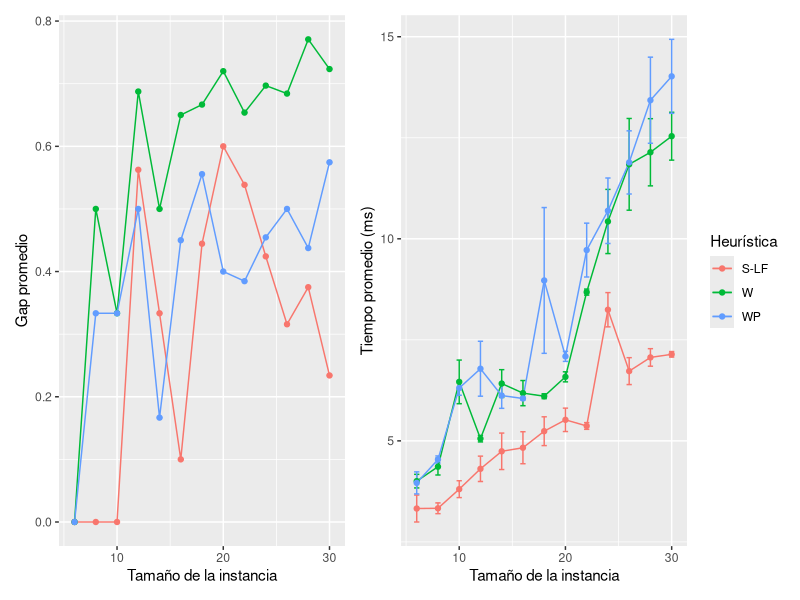
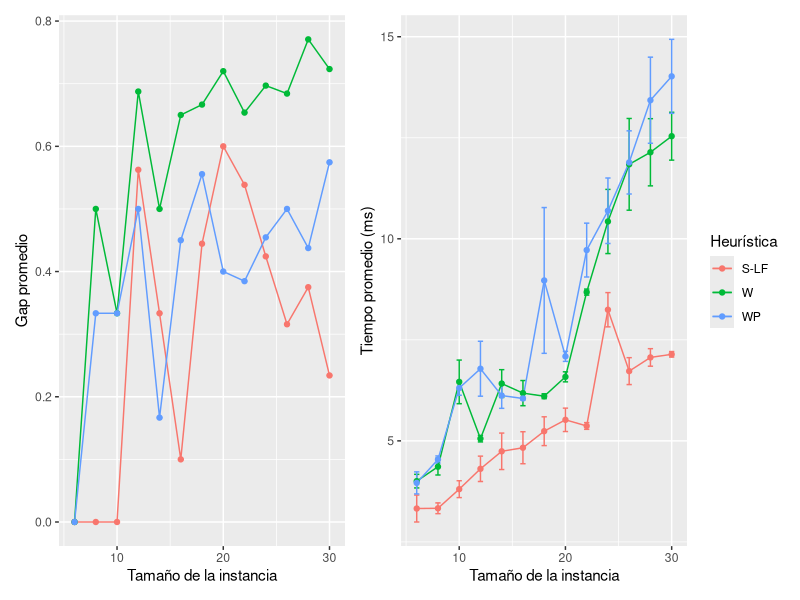

The R source for these figures, in order:
library(tidyverse)
library(patchwork)

data <- read_csv("../notebooks/goloso_opt_total.csv")

g1 <- data %>%
  group_by(Inicial, N) %>%
  summarize(
    meanGap = mean(Gap),
    seGap = sd(Gap)/sqrt(n())
  ) %>%
  ggplot(aes(x = N, y = meanGap, color = Inicial, group = Inicial)) +
  geom_errorbar(aes(ymin = meanGap - seGap, ymax = meanGap + seGap), width = 0.5) +
  geom_line() +
  geom_point() +
  ylab("Gap promedio") +
  xlab("Tamaño de la instancia") +
  labs(color='Heurística') +
  theme(legend.position = "none")
  

g2 <- data %>%
  group_by(Inicial, N) %>%
  summarize(
    meanTime = mean(Time),
    seTime = sd(Time)/sqrt(n())
  ) %>%
  ggplot(aes(x = N, y = meanTime, color = Inicial, group = Inicial)) +
  geom_errorbar(aes(ymin = meanTime - seTime, ymax = meanTime + seTime), width = 0.5) +
  geom_line() +
  geom_point() +
  ylab("Tiempo promedio (ms)") +
  xlab("Tamaño de la instancia") +
  labs(color='Heurística') 

g1 + g2

ggsave("plots/heuristicas_constructivas.png", width = 10, height = 5)
